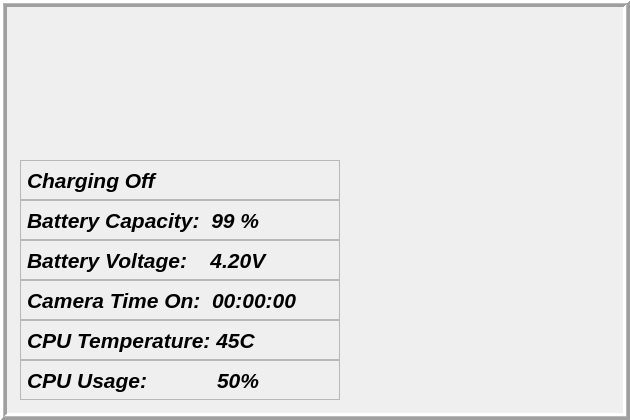
   <widget class="QWidget" name="widget_hw" native="true">
    <property name="geometry">
     <rect>
      <x>140</x>
      <y>10</y>
      <width>630</width>
      <height>420</height>
     </rect>
    </property>
    <widget class="QLabel" name="label_hw_bat_cap">
     <property name="geometry">
      <rect>
       <x>20</x>
       <y>200</y>
       <width>320</width>
       <height>40</height>
      </rect>
     </property>
     <property name="palette">
      <palette>
       <active>
        <colorrole role="WindowText">
         <brush brushstyle="SolidPattern">
          <color alpha="255">
           <red>0</red>
           <green>0</green>
           <blue>0</blue>
          </color>
         </brush>
        </colorrole>
       </active>
       <inactive>
        <colorrole role="WindowText">
         <brush brushstyle="SolidPattern">
          <color alpha="255">
           <red>0</red>
           <green>0</green>
           <blue>0</blue>
          </color>
         </brush>
        </colorrole>
       </inactive>
       <disabled>
        <colorrole role="WindowText">
         <brush brushstyle="SolidPattern">
          <color alpha="255">
           <red>190</red>
           <green>190</green>
           <blue>190</blue>
          </color>
         </brush>
        </colorrole>
       </disabled>
      </palette>
     </property>
     <property name="font">
      <font>
       <pointsize>16</pointsize>
       <weight>75</weight>
       <italic>true</italic>
       <bold>true</bold>
      </font>
     </property>
     <property name="frameShape">
      <enum>QFrame::StyledPanel</enum>
     </property>
     <property name="frameShadow">
      <enum>QFrame::Sunken</enum>
     </property>
     <property name="lineWidth">
      <number>3</number>
     </property>
     <property name="midLineWidth">
      <number>1</number>
     </property>
     <property name="text">
      <string>Battery Capacity:  99 %</string>
     </property>
    </widget>
    <widget class="QFrame" name="frame_hw">
     <property name="geometry">
      <rect>
       <x>0</x>
       <y>0</y>
       <width>630</width>
       <height>420</height>
      </rect>
     </property>
     <property name="frameShape">
      <enum>QFrame::Box</enum>
     </property>
     <property name="frameShadow">
      <enum>QFrame::Raised</enum>
     </property>
     <property name="lineWidth">
      <number>3</number>
     </property>
     <property name="midLineWidth">
      <number>1</number>
     </property>
    </widget>
    <widget class="QLabel" name="label_hw_bat_vlt">
     <property name="geometry">
      <rect>
       <x>20</x>
       <y>240</y>
       <width>320</width>
       <height>40</height>
      </rect>
     </property>
     <property name="palette">
      <palette>
       <active>
        <colorrole role="WindowText">
         <brush brushstyle="SolidPattern">
          <color alpha="255">
           <red>0</red>
           <green>0</green>
           <blue>0</blue>
          </color>
         </brush>
        </colorrole>
       </active>
       <inactive>
        <colorrole role="WindowText">
         <brush brushstyle="SolidPattern">
          <color alpha="255">
           <red>0</red>
           <green>0</green>
           <blue>0</blue>
          </color>
         </brush>
        </colorrole>
       </inactive>
       <disabled>
        <colorrole role="WindowText">
         <brush brushstyle="SolidPattern">
          <color alpha="255">
           <red>190</red>
           <green>190</green>
           <blue>190</blue>
          </color>
         </brush>
        </colorrole>
       </disabled>
      </palette>
     </property>
     <property name="font">
      <font>
       <pointsize>16</pointsize>
       <weight>75</weight>
       <italic>true</italic>
       <bold>true</bold>
      </font>
     </property>
     <property name="frameShape">
      <enum>QFrame::StyledPanel</enum>
     </property>
     <property name="frameShadow">
      <enum>QFrame::Sunken</enum>
     </property>
     <property name="lineWidth">
      <number>3</number>
     </property>
     <property name="midLineWidth">
      <number>1</number>
     </property>
     <property name="text">
      <string>Battery Voltage:    4.20V</string>
     </property>
    </widget>
    <widget class="QLabel" name="label_hw_bat_time_on">
     <property name="geometry">
      <rect>
       <x>20</x>
       <y>280</y>
       <width>320</width>
       <height>40</height>
      </rect>
     </property>
     <property name="palette">
      <palette>
       <active>
        <colorrole role="WindowText">
         <brush brushstyle="SolidPattern">
          <color alpha="255">
           <red>0</red>
           <green>0</green>
           <blue>0</blue>
          </color>
         </brush>
        </colorrole>
       </active>
       <inactive>
        <colorrole role="WindowText">
         <brush brushstyle="SolidPattern">
          <color alpha="255">
           <red>0</red>
           <green>0</green>
           <blue>0</blue>
          </color>
         </brush>
        </colorrole>
       </inactive>
       <disabled>
        <colorrole role="WindowText">
         <brush brushstyle="SolidPattern">
          <color alpha="255">
           <red>190</red>
           <green>190</green>
           <blue>190</blue>
          </color>
         </brush>
        </colorrole>
       </disabled>
      </palette>
     </property>
     <property name="font">
      <font>
       <pointsize>16</pointsize>
       <weight>75</weight>
       <italic>true</italic>
       <bold>true</bold>
      </font>
     </property>
     <property name="frameShape">
      <enum>QFrame::StyledPanel</enum>
     </property>
     <property name="frameShadow">
      <enum>QFrame::Sunken</enum>
     </property>
     <property name="lineWidth">
      <number>3</number>
     </property>
     <property name="midLineWidth">
      <number>1</number>
     </property>
     <property name="text">
      <string>Camera Time On:  00:00:00</string>
     </property>
    </widget>
    <widget class="QLabel" name="label_hw_cpu_temp">
     <property name="geometry">
      <rect>
       <x>20</x>
       <y>320</y>
       <width>320</width>
       <height>40</height>
      </rect>
     </property>
     <property name="palette">
      <palette>
       <active>
        <colorrole role="WindowText">
         <brush brushstyle="SolidPattern">
          <color alpha="255">
           <red>0</red>
           <green>0</green>
           <blue>0</blue>
          </color>
         </brush>
        </colorrole>
       </active>
       <inactive>
        <colorrole role="WindowText">
         <brush brushstyle="SolidPattern">
          <color alpha="255">
           <red>0</red>
           <green>0</green>
           <blue>0</blue>
          </color>
         </brush>
        </colorrole>
       </inactive>
       <disabled>
        <colorrole role="WindowText">
         <brush brushstyle="SolidPattern">
          <color alpha="255">
           <red>190</red>
           <green>190</green>
           <blue>190</blue>
          </color>
         </brush>
        </colorrole>
       </disabled>
      </palette>
     </property>
     <property name="font">
      <font>
       <pointsize>16</pointsize>
       <weight>75</weight>
       <italic>true</italic>
       <bold>true</bold>
      </font>
     </property>
     <property name="frameShape">
      <enum>QFrame::StyledPanel</enum>
     </property>
     <property name="frameShadow">
      <enum>QFrame::Sunken</enum>
     </property>
     <property name="lineWidth">
      <number>3</number>
     </property>
     <property name="midLineWidth">
      <number>1</number>
     </property>
     <property name="text">
      <string>CPU Temperature: 45C</string>
     </property>
    </widget>
    <widget class="QLabel" name="label_hw_cpu_usage">
     <property name="geometry">
      <rect>
       <x>20</x>
       <y>360</y>
       <width>320</width>
       <height>40</height>
      </rect>
     </property>
     <property name="palette">
      <palette>
       <active>
        <colorrole role="WindowText">
         <brush brushstyle="SolidPattern">
          <color alpha="255">
           <red>0</red>
           <green>0</green>
           <blue>0</blue>
          </color>
         </brush>
        </colorrole>
       </active>
       <inactive>
        <colorrole role="WindowText">
         <brush brushstyle="SolidPattern">
          <color alpha="255">
           <red>0</red>
           <green>0</green>
           <blue>0</blue>
          </color>
         </brush>
        </colorrole>
       </inactive>
       <disabled>
        <colorrole role="WindowText">
         <brush brushstyle="SolidPattern">
          <color alpha="255">
           <red>190</red>
           <green>190</green>
           <blue>190</blue>
          </color>
         </brush>
        </colorrole>
       </disabled>
      </palette>
     </property>
     <property name="font">
      <font>
       <pointsize>16</pointsize>
       <weight>75</weight>
       <italic>true</italic>
       <bold>true</bold>
      </font>
     </property>
     <property name="frameShape">
      <enum>QFrame::StyledPanel</enum>
     </property>
     <property name="frameShadow">
      <enum>QFrame::Sunken</enum>
     </property>
     <property name="lineWidth">
      <number>3</number>
     </property>
     <property name="midLineWidth">
      <number>1</number>
     </property>
     <property name="text">
      <string>CPU Usage:            50%</string>
     </property>
    </widget>
    <widget class="QLabel" name="label_hw_charging_on">
     <property name="geometry">
      <rect>
       <x>20</x>
       <y>160</y>
       <width>320</width>
       <height>40</height>
      </rect>
     </property>
     <property name="palette">
      <palette>
       <active>
        <colorrole role="WindowText">
         <brush brushstyle="SolidPattern">
          <color alpha="255">
           <red>0</red>
           <green>0</green>
           <blue>0</blue>
          </color>
         </brush>
        </colorrole>
       </active>
       <inactive>
        <colorrole role="WindowText">
         <brush brushstyle="SolidPattern">
          <color alpha="255">
           <red>0</red>
           <green>0</green>
           <blue>0</blue>
          </color>
         </brush>
        </colorrole>
       </inactive>
       <disabled>
        <colorrole role="WindowText">
         <brush brushstyle="SolidPattern">
          <color alpha="255">
           <red>190</red>
           <green>190</green>
           <blue>190</blue>
          </color>
         </brush>
        </colorrole>
       </disabled>
      </palette>
     </property>
     <property name="font">
      <font>
       <pointsize>16</pointsize>
       <weight>75</weight>
       <italic>true</italic>
       <bold>true</bold>
      </font>
     </property>
     <property name="frameShape">
      <enum>QFrame::StyledPanel</enum>
     </property>
     <property name="frameShadow">
      <enum>QFrame::Sunken</enum>
     </property>
     <property name="lineWidth">
      <number>3</number>
     </property>
     <property name="midLineWidth">
      <number>1</number>
     </property>
     <property name="text">
      <string>Charging Off</string>
     </property>
    </widget>
   </widget>
